Frame 1 (no input): blank canvas, image omitted
Frame 60 (the mouse pressed at the canvas centre just before this capture): blank canvas, image omitted
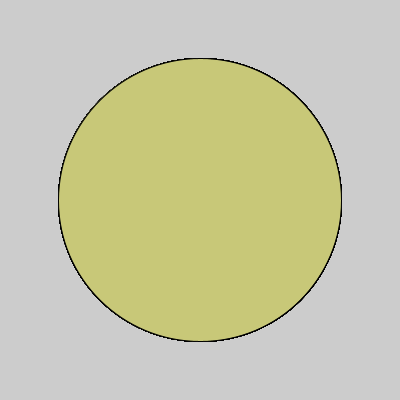
Frame 120 (the mouse held since frame 60 and released just before this capture)

The Processing sketch whose frames 1 and 60 were blank and that drew this single picture after the mouse press (run headless with seeded random() and noise(); from frame 60 on, the mouse is pressed at the canvas centre):

// Processing sketch: basic_02D_variable_random_mouse
// ── basic_02D_variable_random_mouse.pde
/* Zhang Liqun@SJTU IDM
*/

// declare variables "x", "y", "speed", "col" and "rad"
float x,y,speed,rad,col;

void setup() {
  size(400,400);  

  x=0;
  y=random(height);  
  speed=random(5,10);
  rad=random(20,50);
  col=random(50,255);
  
}

void draw() {
  //turn off background() to draw trails
  //background(200);

  
  x=mouseX;
  y=mouseY;
  fill(x,y, frameCount%255);

  rad=dist(0,0, width/2,height/2)-
    dist(x,y, width/2,height/2);
  ellipse(x,y, rad,rad);

  // increase x for each frame
  x=x+speed;  
  
  // if x goes off screen, set it back to zero
  // and choose new random parameters
  if(x>width) {
    x=0;
    y=random(height);  
    speed=random(5,10);
    rad=random(10,30);
    col=random(50,255);
  }
}
